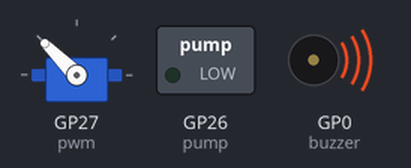
Recording of a program running on a simulated Raspberry Pi Pico running MicroPython. Parts: servo, switched loads named in the program (green lamp = pin HIGH), buzzer (waves = sounding). Servo angles are drawn from the pulse width (0.5 ms = 0°, 2.5 ms = 180°); pins used as bus, display or sensor lines are not drawn.

Above: at 1.3 s.
At 4.6 s:
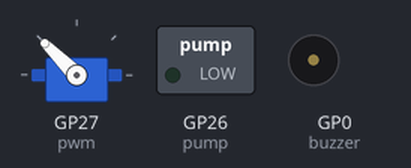
Timing chart, 0 to 6.1 s (numbered marks = the images above):
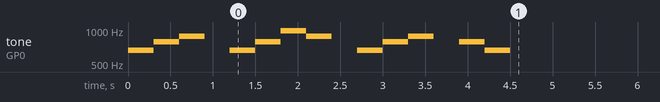

Measured:
- by itself, tone on GP0 (buzzer): plays 659 Hz for 0.30 s, 784 Hz for 0.30 s, 880 Hz for 0.30 s, 659 Hz for 0.30 s, 784 Hz for 0.30 s, 988 Hz for 0.30 s … (12 notes in this stretch)

The program:

pre_project.py
```python
from machine import Pin, PWM
from time import sleep
import time
import utime

MIN = 0
MAX = 2000000

tones = {
"B0": 31,
"C1": 33,
"CS1": 35,
"D1": 37,
"DS1": 39,
"E1": 41,
"F1": 44,
"FS1": 46,
"G1": 49,
"GS1": 52,
"A1": 55,
"AS1": 58,
"B1": 62,
"C2": 65,
"CS2": 69,
"D2": 73,
"DS2": 78,
"E2": 82,
"F2": 87,
"FS2": 93,
"G2": 98,
"GS2": 104,
"A2": 110,
"AS2": 117,
"B2": 123,
"C3": 131,
"CS3": 139,
"D3": 147,
"DS3": 156,
"E3": 165,
"F3": 175,
"FS3": 185,
"G3": 196,
"GS3": 208,
"A3": 220,
"AS3": 233,
"B3": 247,
"C4": 262,
"CS4": 277,
"D4": 294,
"DS4": 311,
"E4": 330,
"F4": 349,
"FS4": 370,
"G4": 392,
"GS4": 415,
"A4": 440,
"AS4": 466,
"B4": 494,
"C5": 523,
"CS5": 554,
"D5": 587,
"DS5": 622,
"E5": 659,
"F5": 698,
"FS5": 740,
"G5": 784,
"GS5": 831,
"A5": 880,
"AS5": 932,
"B5": 988,
"C6": 1047,
"CS6": 1109,
"D6": 1175,
"DS6": 1245,
"E6": 1319,
"F6": 1397,
"FS6": 1480,
"G6": 1568,
"GS6": 1661,
"A6": 1760,
"AS6": 1865,
"B6": 1976,
"C7": 2093,
"CS7": 2217,
"D7": 2349,
"DS7": 2489,
"E7": 2637,
"F7": 2794,
"FS7": 2960,
"G7": 3136,
"GS7": 3322,
"A7": 3520,
"AS7": 3729,
"B7": 3951,
"C8": 4186,
"CS8": 4435,
"D8": 4699,
"DS8": 4978
}

song = ["E5","G5","A5","P","E5","G5","B5","A5","P","E5","G5","A5","P","G5","E5"]

buzzer = PWM(Pin(0))
pwm = PWM(Pin(27))
trigger = Pin(14, Pin.OUT)
echo = Pin(15, Pin.IN)
pump =Pin(26, Pin.OUT)
pwm.freq(50)
pwm.duty_ns(MAX)

def playtone(frequency):
    buzzer.duty_u16(1000)
    buzzer.freq(frequency)

def bequiet():
    buzzer.duty_u16(0)

def playsong(mysong):
    for i in range(len(mysong)):
        if (mysong[i] == "P"):
            bequiet()
        else:
            playtone(tones[mysong[i]])
        sleep(0.3)
    bequiet()
playsong(song)

def pump_on():
    pump.value(1)
    time.sleep(1)
    print("Pump On")

def pump_off():
    pump.value(0)
    print("Pump Off")

def  servo_on():
    pwm.duty_ns(MAX)
    utime.sleep(1)

def servo_off():
    pwm.duty_ns(MIN)
    utime.sleep(1)


while True:
    trigger.low()
    time.sleep_us(2)
    trigger.high()
    time.sleep_us(5)
    while echo.value() == 0:
        signaloff = utime.ticks_us()
    while echo.value() == 1:
        signalon = utime.ticks_us()
    timepassed = signalon - signaloff
    distance = (timepassed*0.0343) / 2
    print("The distance from object is ",distance,"cm")
    time.sleep(1)
    if(distance)<=10:
        pump_on()
        servo_on()
    else:
        pump_off()
        servo_off()
```
